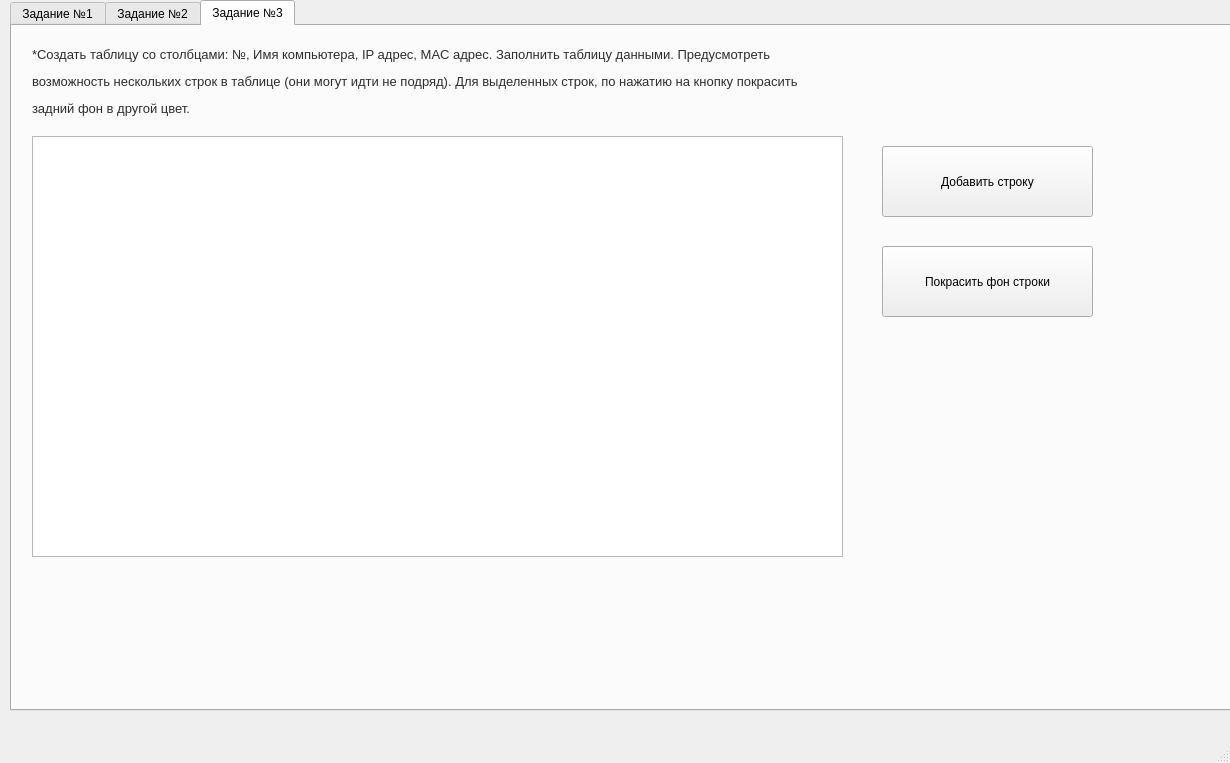
<?xml version="1.0" encoding="UTF-8"?>
<ui version="4.0">
 <class>MainWindow</class>
 <widget class="QMainWindow" name="MainWindow">
  <property name="geometry">
   <rect>
    <x>0</x>
    <y>0</y>
    <width>1230</width>
    <height>763</height>
   </rect>
  </property>
  <property name="windowTitle">
   <string>MainWindow</string>
  </property>
  <widget class="QWidget" name="centralwidget">
   <widget class="QTabWidget" name="tabWidget">
    <property name="geometry">
     <rect>
      <x>10</x>
      <y>0</y>
      <width>1221</width>
      <height>711</height>
     </rect>
    </property>
    <property name="currentIndex">
     <number>2</number>
    </property>
    <widget class="QWidget" name="tab">
     <attribute name="title">
      <string>Задание №1</string>
     </attribute>
     <widget class="QLabel" name="label">
      <property name="geometry">
       <rect>
        <x>10</x>
        <y>10</y>
        <width>951</width>
        <height>91</height>
       </rect>
      </property>
      <property name="text">
       <string>&lt;html&gt;&lt;head/&gt;&lt;body&gt;&lt;p&gt;&lt;span style=&quot; font-family:'Helvetica','sans-serif'; font-size:10pt; color:#2c2d30;&quot;&gt;Написать класс, который будет вставлять в текст спецсимволы (4–5). Пригодится для символов, для которых&lt;/span&gt;&lt;/p&gt;&lt;p&gt;&lt;span style=&quot; font-family:'Helvetica','sans-serif'; font-size:10pt; color:#2c2d30;&quot;&gt;нет клавиши на клавиатуре, но они часто используются в тексте: © — знак охраны авторского права, ‰ — промилле, ®,&lt;/span&gt;&lt;/p&gt;&lt;p&gt;&lt;span style=&quot; font-family:'Helvetica','sans-serif'; font-size:10pt; color:#2c2d30;&quot;&gt;€ — евро, ₽ — рубль. Например, ввод рубля в программе #@RUB@, или руб. (автоматически заменить на знак).&lt;/span&gt;&lt;/p&gt;&lt;/body&gt;&lt;/html&gt;</string>
      </property>
     </widget>
     <widget class="QPlainTextEdit" name="plainTextEdit">
      <property name="geometry">
       <rect>
        <x>50</x>
        <y>120</y>
        <width>361</width>
        <height>321</height>
       </rect>
      </property>
     </widget>
    </widget>
    <widget class="QWidget" name="tab_2">
     <attribute name="title">
      <string>Задание №2</string>
     </attribute>
     <widget class="QLabel" name="label_2">
      <property name="geometry">
       <rect>
        <x>10</x>
        <y>10</y>
        <width>1091</width>
        <height>191</height>
       </rect>
      </property>
      <property name="text">
       <string>&lt;html&gt;&lt;head/&gt;&lt;body&gt;&lt;p&gt;&lt;span style=&quot; font-family:'Helvetica','sans-serif'; font-size:10pt; color:#2c2d30;&quot;&gt;Создать список с названиями языков программирования (С++, Python, Java, C#, PHP, JavaScript). Для каждого элемента списка&lt;/span&gt;&lt;/p&gt;&lt;p&gt;&lt;span style=&quot; font-family:'Helvetica','sans-serif'; font-size:10pt; color:#2c2d30;&quot;&gt;рядом отобразить иконку с логотипом языка программирования. Предусмотреть возможность изменения текста в каждом элементе&lt;/span&gt;&lt;/p&gt;&lt;p&gt;&lt;span style=&quot; font-family:'Helvetica','sans-serif'; font-size:10pt; color:#2c2d30;&quot;&gt;списка. Добавить возможность перемещения элементов в списке. Создать кнопку для добавления нового языка программирования&lt;/span&gt;&lt;/p&gt;&lt;p&gt;&lt;span style=&quot; font-family:'Helvetica','sans-serif'; font-size:10pt; color:#2c2d30;&quot;&gt;в список. Иконку для него поставить любую (по-умолчанию). Создать кнопку для удаления элемента из списка (в этом случае&lt;/span&gt;&lt;/p&gt;&lt;p&gt;&lt;span style=&quot; font-family:'Helvetica','sans-serif'; font-size:10pt; color:#2c2d30;&quot;&gt;элемент должен быть выбран). Создать CheckBox и когда будет стоять галочка, отобразить список в режиме иконок (нужен метод&lt;/span&gt;&lt;/p&gt;&lt;p&gt;&lt;span style=&quot; font-family:'Helvetica','sans-serif'; font-size:10pt; color:#2c2d30;&quot;&gt;setViewMode()). Когда галочка не стоит, то список должен отображаться в обычном режиме. Подсказка: используйте справку qt, вызов F1.&lt;/span&gt;&lt;/p&gt;&lt;/body&gt;&lt;/html&gt;</string>
      </property>
     </widget>
     <widget class="QCheckBox" name="checkBox">
      <property name="geometry">
       <rect>
        <x>560</x>
        <y>210</y>
        <width>171</width>
        <height>31</height>
       </rect>
      </property>
      <property name="text">
       <string>Отображение иконок</string>
      </property>
     </widget>
     <widget class="QPushButton" name="pushButton">
      <property name="geometry">
       <rect>
        <x>560</x>
        <y>270</y>
        <width>151</width>
        <height>51</height>
       </rect>
      </property>
      <property name="text">
       <string>Добавить</string>
      </property>
     </widget>
     <widget class="QPushButton" name="pushButton_2">
      <property name="geometry">
       <rect>
        <x>560</x>
        <y>340</y>
        <width>151</width>
        <height>51</height>
       </rect>
      </property>
      <property name="text">
       <string>Удалить</string>
      </property>
     </widget>
     <widget class="QListView" name="listView">
      <property name="geometry">
       <rect>
        <x>10</x>
        <y>200</y>
        <width>501</width>
        <height>411</height>
       </rect>
      </property>
     </widget>
    </widget>
    <widget class="QWidget" name="tab_3">
     <attribute name="title">
      <string>Задание №3</string>
     </attribute>
     <widget class="QLabel" name="label_3">
      <property name="geometry">
       <rect>
        <x>20</x>
        <y>10</y>
        <width>1041</width>
        <height>91</height>
       </rect>
      </property>
      <property name="text">
       <string>&lt;html&gt;&lt;head/&gt;&lt;body&gt;&lt;p&gt;&lt;span style=&quot; font-family:'Helvetica','sans-serif'; font-size:10pt; color:#2c2d30;&quot;&gt;*Создать таблицу со столбцами: №, Имя компьютера, IP адрес, MAC адрес. Заполнить таблицу данными. Предусмотреть&lt;/span&gt;&lt;/p&gt;&lt;p&gt;&lt;span style=&quot; font-family:'Helvetica','sans-serif'; font-size:10pt; color:#2c2d30;&quot;&gt;возможность нескольких строк в таблице (они могут идти не подряд). Для выделенных строк, по нажатию на кнопку покрасить&lt;/span&gt;&lt;/p&gt;&lt;p&gt;&lt;span style=&quot; font-family:'Helvetica','sans-serif'; font-size:10pt; color:#2c2d30;&quot;&gt;задний фон в другой цвет.&lt;/span&gt;&lt;span style=&quot; font-size:10pt;&quot;/&gt;&lt;/p&gt;&lt;/body&gt;&lt;/html&gt;</string>
      </property>
     </widget>
     <widget class="QTableWidget" name="tableWidget">
      <property name="geometry">
       <rect>
        <x>20</x>
        <y>110</y>
        <width>811</width>
        <height>421</height>
       </rect>
      </property>
     </widget>
     <widget class="QPushButton" name="pushButton_3">
      <property name="geometry">
       <rect>
        <x>870</x>
        <y>120</y>
        <width>211</width>
        <height>71</height>
       </rect>
      </property>
      <property name="text">
       <string>Добавить строку</string>
      </property>
     </widget>
     <widget class="QPushButton" name="pushButton_4">
      <property name="geometry">
       <rect>
        <x>870</x>
        <y>220</y>
        <width>211</width>
        <height>71</height>
       </rect>
      </property>
      <property name="text">
       <string>Покрасить фон строки</string>
      </property>
     </widget>
    </widget>
   </widget>
  </widget>
  <widget class="QMenuBar" name="menubar">
   <property name="geometry">
    <rect>
     <x>0</x>
     <y>0</y>
     <width>1230</width>
     <height>26</height>
    </rect>
   </property>
  </widget>
  <widget class="QStatusBar" name="statusbar"/>
 </widget>
 <resources/>
 <connections/>
</ui>
